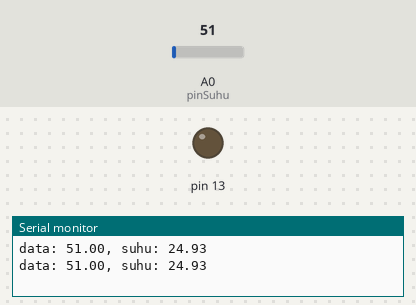
Bench run of a sketch on a simulated Arduino Uno, built with avr-gcc and run on an emulated ATmega328P. Parts: output pins drawn as LEDs (lit = HIGH), the last lines printed to the serial monitor. The test bench sets the inputs (shaded band); at power-on: A0 (pinSuhu) = 51.

Above: at 1.8 s.
1.9 s: A0 (pinSuhu) set to 72
4.2 s: A0 (pinSuhu) set to 87
At 7.1 s:
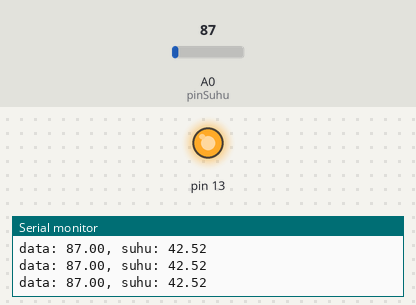
7.5 s: A0 (pinSuhu) set to 71
At 9.5 s:
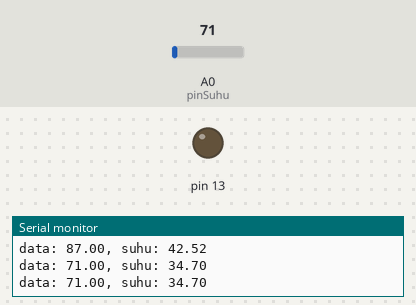
10.5 s: A0 (pinSuhu) set to 86
At 13.1 s:
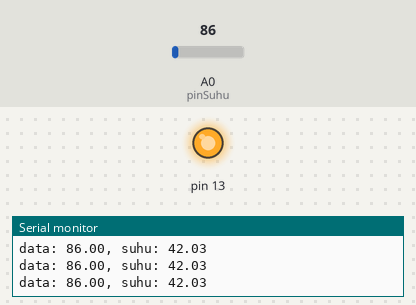
Timing chart, 0 to 14.5 s (numbered marks = the images above; inputs shaded):
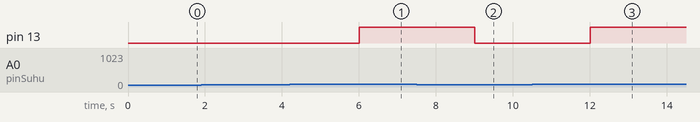

Measured:
- the behaviour switches between 81 and 82 on A0 (pinSuhu) (found by bisection; images 0 and 1)
- after the input at 4.2 s, pin 13: LOW → HIGH after 1.8 s
- after the input at 7.5 s, pin 13: HIGH → LOW after 1.5 s
- after the input at 10.5 s, pin 13: LOW → HIGH after 1.5 s

The sketch:

sketch_may19c.ino
```cpp
const int pinSuhu = A0;
float suhu, data;

void setup() {
  // put your setup code here, to run once:
Serial.begin(9600);
pinMode(pinSuhu, INPUT);
pinMode(13, OUTPUT);
}

void loop() {
  // put your main code here, to run repeatedly:
data = analogRead(pinSuhu);
suhu = (data*500/1023);
Serial.print("data: ");
Serial.print(data);
Serial.print(", suhu: ");
Serial.print(suhu);
Serial.println();
delay(1000);
if (suhu >= 40){
  digitalWrite(13, HIGH);
  } else
  {
    digitalWrite(13, LOW);
}
}
```
